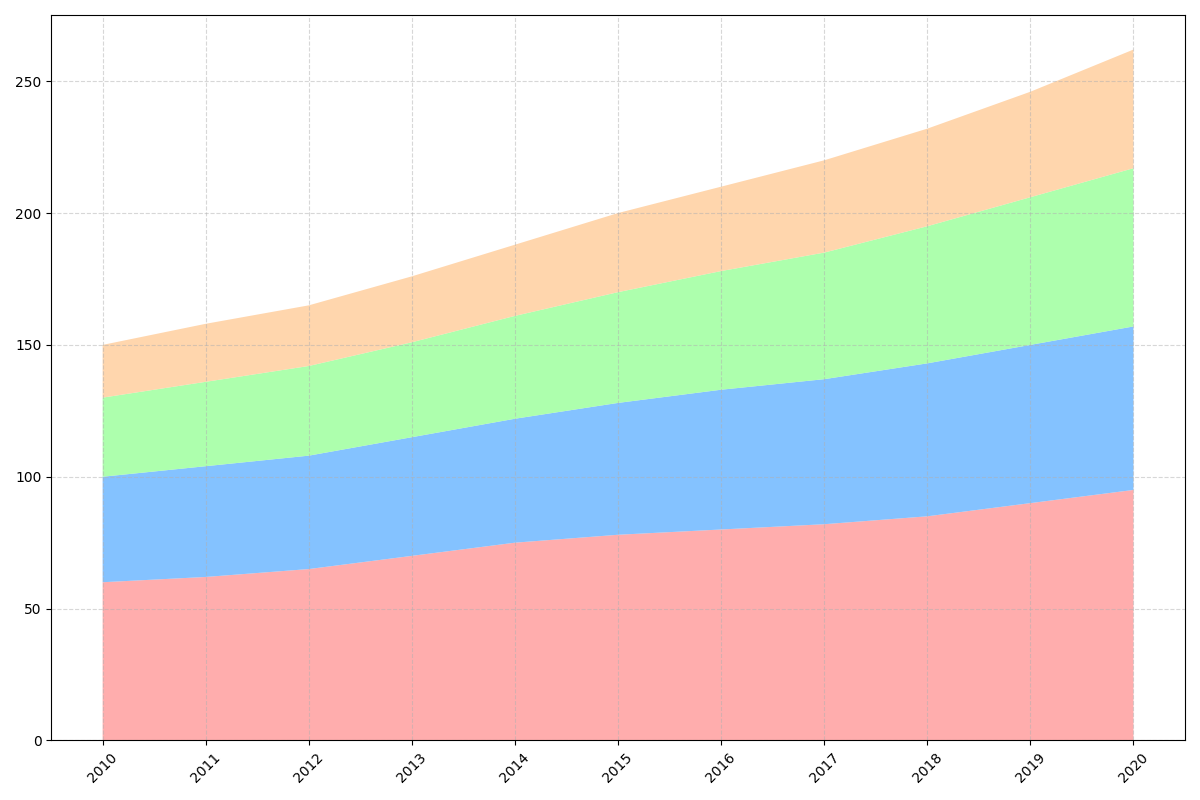

This figure's Python source:
import matplotlib.pyplot as plt
import numpy as np

# Define years for the x-axis
years = np.arange(2010, 2021)

# Annual yield data in million metric tons for each crop except barley
wheat = np.array([60, 62, 65, 70, 75, 78, 80, 82, 85, 90, 95])
rice = np.array([40, 42, 43, 45, 47, 50, 53, 55, 58, 60, 62])
maize = np.array([30, 32, 34, 36, 39, 42, 45, 48, 52, 56, 60])
soy = np.array([20, 22, 23, 25, 27, 30, 32, 35, 37, 40, 45])

# Prepare data for stackplot excluding barley
data = np.vstack([wheat, rice, maize, soy])

# Define colors for each crop excluding barley
colors = ['#ff9999', '#66b3ff', '#99ff99', '#ffcc99']

# Plotting
fig, ax = plt.subplots(figsize=(12, 8))
ax.stackplot(years, data, colors=colors, alpha=0.8)

# Remove axis labels and title
ax.set_xlabel("")
ax.set_ylabel("")
ax.set_title("")

# Remove the legend
ax.legend().remove()

# Add a grid for better readability
ax.grid(True, linestyle='--', alpha=0.5)

# Rotating the x-axis labels for clarity
plt.xticks(years, rotation=45)

# Automatically adjust layout to prevent overlap
plt.tight_layout()

# Display the plot
plt.show()
